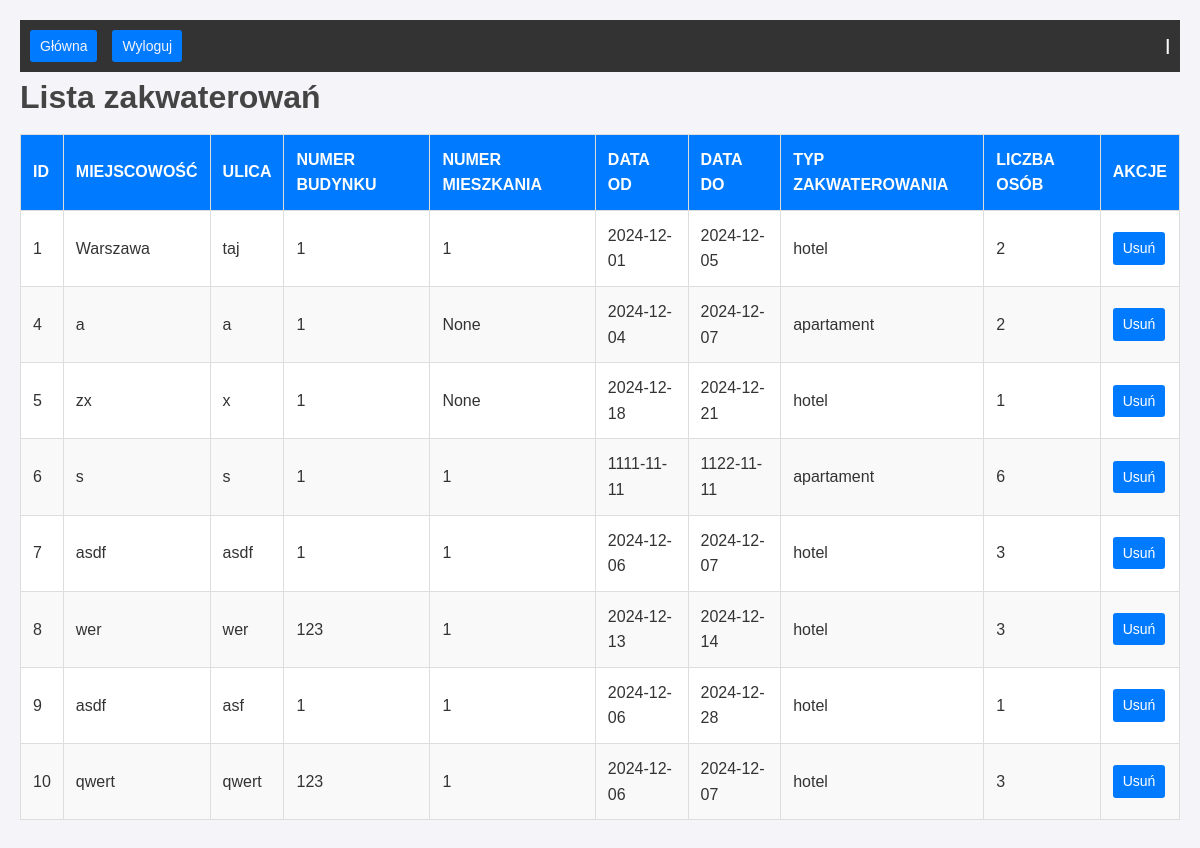
The app's page /accommodations with its own data.
### tables this page shows
CREATE TABLE "Zakwaterowanie" (
	"id_zakwaterowanie"	INTEGER NOT NULL UNIQUE,
	"id_delegacja"	INTEGER NOT NULL,
	"miejscowosc"	VARCHAR(50) NOT NULL,
	"ulica"	VARCHAR(50) NOT NULL,
	"nr_budynku"	INTEGER NOT NULL DEFAULT '1',
	"nr_mieszkania"	INTEGER,
	"data_od"	DATE NOT NULL,
	"data_do"	DATE NOT NULL,
	"typ_zakwaterowania"	TEXT NOT NULL CHECK("typ_zakwaterowania" IN ('hotel', 'apartament', 'inne')),
	"liczba_osob"	INTEGER NOT NULL,
	PRIMARY KEY("id_zakwaterowanie" AUTOINCREMENT),
	FOREIGN KEY("id_delegacja") REFERENCES "Delegacje"("id_delegacja") ON DELETE CASCADE
);

### app.py (the view)
@app.route('/accommodations')
def accommodations():
    db = get_db()
    accommodations = db.get_all_accommodations()
    return render_template('accommodations.html', accommodations=accommodations)

### app.py (called while the page is built)
def get_db():
    if "db" not in g:
        g.db = DatabaseManager(DATABASE)
        g.db.connect()
    return g.db

### database_manager.py (called while the page is built)
    def connect(self):
        self.connection = sqlite3.connect(self.db_name)
        self.connection.row_factory = sqlite3.Row
        self.cursor = self.connection.cursor()

    def close(self):
        if hasattr(self, "connection"):
            self.connection.close()

    def get_all_accommodations(self):
        self.cursor.execute("""
            SELECT id_zakwaterowanie, id_delegacja, miejscowosc, ulica, nr_budynku, nr_mieszkania ,
                   data_od, data_do, typ_zakwaterowania, liczba_osob
            FROM Zakwaterowanie
        """)
        return self.cursor.fetchall()

### templates/accommodations.html (shortened to what this page needs)
<!DOCTYPE html>
<html lang="en">
<head>
    <link rel="stylesheet" href="{{ url_for('static', filename='style.css') }}">
</head>
{% extends 'base.html' %}
{% block content %}
<h1>Lista zakwaterowań</h1>
<table>
    <thead>
        <tr>
            <th>ID</th>
            <th>Miejscowość</th>
            <th>Ulica</th>
            <th>Numer budynku</th>
            <th>Numer mieszkania</th>
            <th>Data od</th>
            <th>Data do</th>
            <th>Typ zakwaterowania</th>
            <th>Liczba osób</th>
            {% if session['role'] == 'manager' or 'admin'%}
            <th>Akcje</th>
            {% endif %}
        </tr>
    </thead>
    <tbody>
        {% for accommodation in accommodations %}
        <tr>
            <td>{{ accommodation["id_zakwaterowanie"] }}</td>
            <td>{{ accommodation["miejscowosc"] }}</td>
            <td>{{ accommodation["ulica"] }}</td>
            <td>{{ accommodation["nr_budynku"] }}</td>
            <td>{{ accommodation["nr_mieszkania"] }}</td>
            <td>{{ accommodation["data_od"] }}</td>
            <td>{{ accommodation["data_do"] }}</td>
            <td>{{ accommodation["typ_zakwaterowania"] }}</td>
            <td>{{ accommodation["liczba_osob"] }}</td>
            {% if session['role'] == 'manager' or 'admin'%}
            <td>
                <a href="{{ url_for('delete_accommodation', accommodation_id=accommodation['id_zakwaterowanie']) }}" class="delete-button">Usuń</a>
            </td>
            {% endif %}
        </tr>
        {% endfor %}
    </tbody>
</table>
{% endblock %}

### static/style.css (style rules this page uses)
body, h1, h2, p, a, ul, li, input, button, table, th, td { margin: 0; padding: 0; box-sizing: border-box; }
body { font-family: Arial, sans-serif; background-color: #f4f4f9; color: #333; line-height: 1.6; padding: 20px; }
h1, h2 { color: #444; margin-bottom: 10px; }
table { width: 100%; border-collapse: collapse; margin-bottom: 20px; background: white; }
th, td { padding: 12px; text-align: left; border: 1px solid #ddd; }
th { background-color: #007BFF; color: white; text-transform: uppercase; }
tr:nth-child(even) { background-color: #f9f9f9; }
a { display: inline-block; background-color: #007BFF; color: white; padding: 5px 10px; border-radius: 3px; text-decoration: none; font-size: 14px; }

### records on screen
Zakwaterowanie: id_zakwaterowanie "1", miejscowosc "Warszawa", ulica "taj", nr_budynku "1", nr_mieszkania "1", data_od "2024-12-01", data_do "2024-12-05", typ_zakwaterowania "hotel", liczba_osob "2"
Zakwaterowanie: id_zakwaterowanie "4", miejscowosc "a", ulica "a", nr_budynku "1", nr_mieszkania "None", data_od "2024-12-04", data_do "2024-12-07", typ_zakwaterowania "apartament", liczba_osob "2"
Zakwaterowanie: id_zakwaterowanie "5", miejscowosc "zx", ulica "x", nr_budynku "1", nr_mieszkania "None", data_od "2024-12-18", data_do "2024-12-21", typ_zakwaterowania "hotel", liczba_osob "1"
Zakwaterowanie: id_zakwaterowanie "6", miejscowosc "s", ulica "s", nr_budynku "1", nr_mieszkania "1", data_od "1111-11-11", data_do "1122-11-11", typ_zakwaterowania "apartament", liczba_osob "6"
Zakwaterowanie: id_zakwaterowanie "7", miejscowosc "asdf", ulica "asdf", nr_budynku "1", nr_mieszkania "1", data_od "2024-12-06", data_do "2024-12-07", typ_zakwaterowania "hotel", liczba_osob "3"
Zakwaterowanie: id_zakwaterowanie "8", miejscowosc "wer", ulica "wer", nr_budynku "123", nr_mieszkania "1", data_od "2024-12-13", data_do "2024-12-14", typ_zakwaterowania "hotel", liczba_osob "3"
Zakwaterowanie: id_zakwaterowanie "9", miejscowosc "asdf", ulica "asf", nr_budynku "1", nr_mieszkania "1", data_od "2024-12-06", data_do "2024-12-28", typ_zakwaterowania "hotel", liczba_osob "1"
Zakwaterowanie: id_zakwaterowanie "10", miejscowosc "qwert", ulica "qwert", nr_budynku "123", nr_mieszkania "1", data_od "2024-12-06", data_do "2024-12-07", typ_zakwaterowania "hotel", liczba_osob "3"
